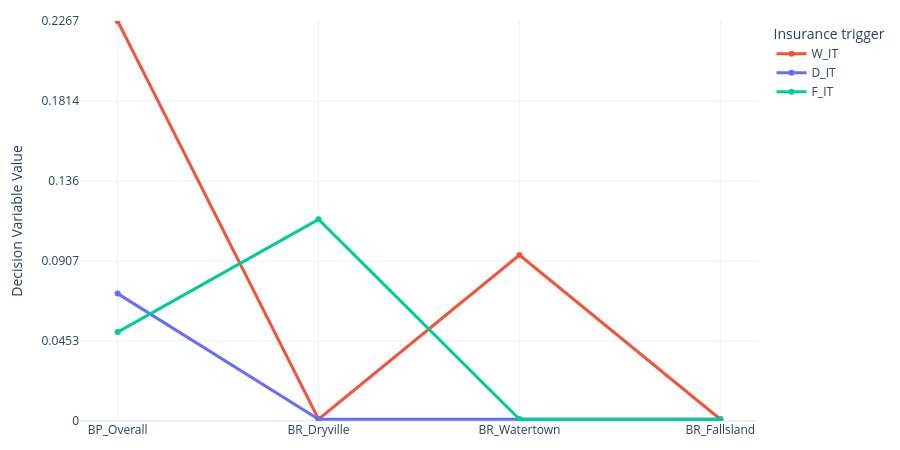

Source (notebook cell):
### Code cell
import pandas as pd
import plotly.graph_objects as go

# === CONFIGURATION ===
csv_path = r"C:\Users\Moham073\OneDrive - Universiteit Utrecht\PhD_Project\1st_Year\Work for while I'm in Japan\Trindade_reference_set_dvs.csv"
output_path = r"C:\Users\Moham073\OneDrive - Universiteit Utrecht\PhD_Project\1st_Year\Work for while I'm in Japan\decision_plot_IT.png"

selected_solution_ids = ['BP_Overall', 'BR_Dryville', 'BR_Watertown', 'BR_Fallsland']  
column_indices = [11,12,13]
colors = ['#EF553B', '#636EFA', '#00CC96']  

# === LOAD AND FILTER DATA ===
df = pd.read_csv(csv_path)
df_filtered = df[df['idx'].isin(selected_solution_ids)].copy()
df_filtered.set_index('idx', inplace=True)
df_filtered = df_filtered.loc[selected_solution_ids]

# === PLOT WITH PLOTLY ===
def plot_decision_variables_plotly(df, column_indices, colors, save_path):
    if len(column_indices) != len(colors):
        raise ValueError("Number of colors must match number of selected columns.")
    
    fig = go.Figure()

    # Store y values to calculate global max
    all_y_values = []

    for col_idx, color in zip(column_indices, colors):
        col_name = df.columns[col_idx]
        y_values = pd.to_numeric(df.iloc[:, col_idx], errors='coerce')
        all_y_values.extend(y_values.tolist()) 

        fig.add_trace(go.Scatter(
            x=df.index.astype(str),
            y=y_values,
            mode='lines+markers',
            name=col_name,
            line=dict(color=color, width=3)
        ))

    # Compute max from all collected y-values
    y_max = max(all_y_values)

    fig.update_layout(
        yaxis=dict(
            range=[0, y_max],
            tickmode='linear',
            tick0=0,
            dtick=round(y_max / 5, 5) if y_max > 0 else 0.01,
        ),
        yaxis_title="Decision Variable Value",
        template="plotly_white",
        width=900,
        height=450,
        legend_title="Insurance trigger",
        margin=dict(t=20, b=20)
    )

    fig.write_image(save_path, scale=2)
    fig.show()



# === RUN ===
plot_decision_variables_plotly(df_filtered, column_indices, colors, output_path)

### Figure 1 — Plotly figure (JSON) as saved in the notebook; plotly's stock layout.template omitted (floating-point values rounded to 4 significant figures)
{"data": [{"line": {"color": "#EF553B", "width": 3}, "mode": "lines+markers", "name": "W_IT", "type": "scatter", "x": ["BP_Overall", "BR_Dryville", "BR_Watertown", "BR_Fallsland"], "y": [0.2267, 0.001, 0.0941, 0.001]}, {"line": {"color": "#636EFA", "width": 3}, "mode": "lines+markers", "name": "D_IT", "type": "scatter", "x": ["BP_Overall", "BR_Dryville", "BR_Watertown", "BR_Fallsland"], "y": [0.0722, 0.001, 0.001, 0.001]}, {"line": {"color": "#00CC96", "width": 3}, "mode": "lines+markers", "name": "F_IT", "type": "scatter", "x": ["BP_Overall", "BR_Dryville", "BR_Watertown", "BR_Fallsland"], "y": [0.0504, 0.1143, 0.001, 0.001]}], "layout": {"height": 450, "legend": {"title": {"text": "Insurance trigger"}}, "margin": {"b": 20, "t": 20}, "width": 900, "yaxis": {"dtick": 0.04534, "range": [0, 0.2267], "tick0": 0, "tickmode": "linear", "title": {"text": "Decision Variable Value"}}}}
